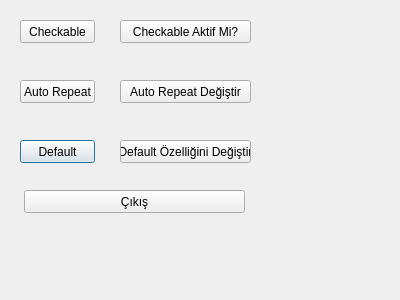
<?xml version="1.0" encoding="UTF-8"?>
<ui version="4.0">
 <class>Dialog</class>
 <widget class="QDialog" name="Dialog">
  <property name="geometry">
   <rect>
    <x>0</x>
    <y>0</y>
    <width>400</width>
    <height>300</height>
   </rect>
  </property>
  <property name="windowTitle">
   <string>Dialog</string>
  </property>
  <widget class="QPushButton" name="btnCheckable">
   <property name="geometry">
    <rect>
     <x>20</x>
     <y>20</y>
     <width>75</width>
     <height>23</height>
    </rect>
   </property>
   <property name="text">
    <string>Checkable</string>
   </property>
   <property name="checkable">
    <bool>true</bool>
   </property>
  </widget>
  <widget class="QPushButton" name="btnIsCheck">
   <property name="geometry">
    <rect>
     <x>120</x>
     <y>20</y>
     <width>131</width>
     <height>23</height>
    </rect>
   </property>
   <property name="text">
    <string>Checkable Aktif Mi?</string>
   </property>
  </widget>
  <widget class="QPushButton" name="btnAutoRepeat">
   <property name="geometry">
    <rect>
     <x>20</x>
     <y>80</y>
     <width>75</width>
     <height>23</height>
    </rect>
   </property>
   <property name="text">
    <string>Auto Repeat</string>
   </property>
   <property name="autoRepeat">
    <bool>true</bool>
   </property>
   <property name="default">
    <bool>true</bool>
   </property>
  </widget>
  <widget class="QPushButton" name="btnAutoRepeatDegistir">
   <property name="geometry">
    <rect>
     <x>120</x>
     <y>80</y>
     <width>131</width>
     <height>23</height>
    </rect>
   </property>
   <property name="text">
    <string>Auto Repeat Değiştir</string>
   </property>
  </widget>
  <widget class="QPushButton" name="btnDefault">
   <property name="geometry">
    <rect>
     <x>20</x>
     <y>140</y>
     <width>75</width>
     <height>23</height>
    </rect>
   </property>
   <property name="text">
    <string>Default</string>
   </property>
   <property name="default">
    <bool>true</bool>
   </property>
  </widget>
  <widget class="QPushButton" name="btnDefaultDegistir">
   <property name="geometry">
    <rect>
     <x>120</x>
     <y>140</y>
     <width>131</width>
     <height>23</height>
    </rect>
   </property>
   <property name="text">
    <string>Default Özelliğini Değiştir</string>
   </property>
  </widget>
  <widget class="QPushButton" name="btnCikis">
   <property name="geometry">
    <rect>
     <x>24</x>
     <y>190</y>
     <width>221</width>
     <height>23</height>
    </rect>
   </property>
   <property name="text">
    <string>Çıkış</string>
   </property>
   <property name="checkable">
    <bool>true</bool>
   </property>
  </widget>
 </widget>
 <layoutdefault spacing="6" margin="11"/>
 <resources/>
 <connections>
  <connection>
   <sender>btnCikis</sender>
   <signal>clicked()</signal>
   <receiver>Dialog</receiver>
   <slot>reject()</slot>
   <hints>
    <hint type="sourcelabel">
     <x>151</x>
     <y>204</y>
    </hint>
    <hint type="destinationlabel">
     <x>152</x>
     <y>285</y>
    </hint>
   </hints>
  </connection>
 </connections>
</ui>
